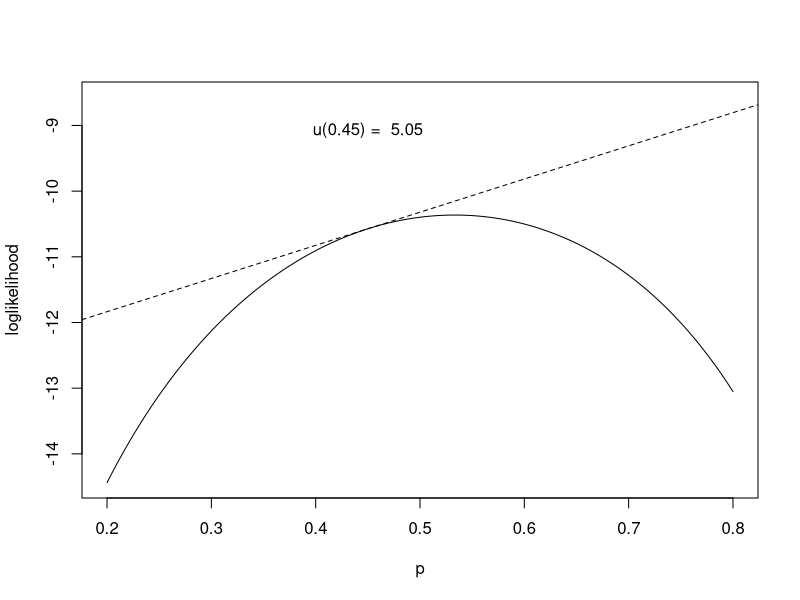
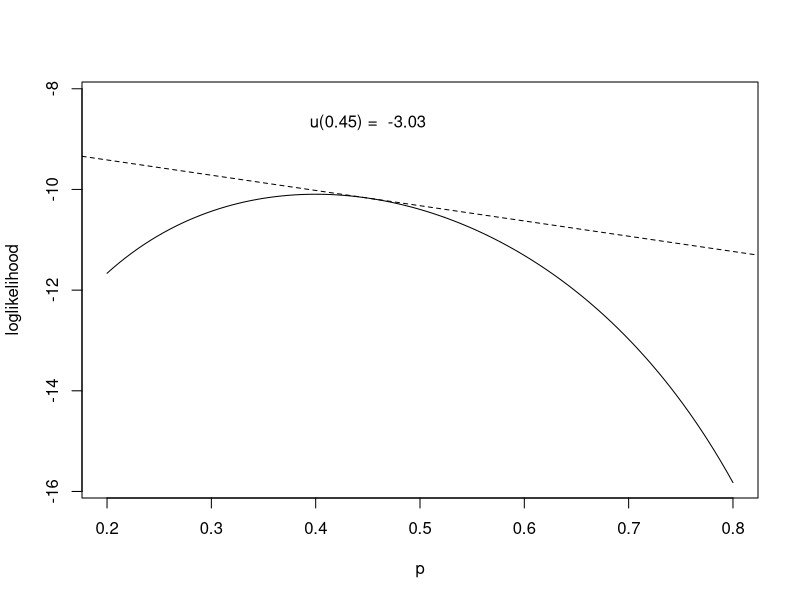
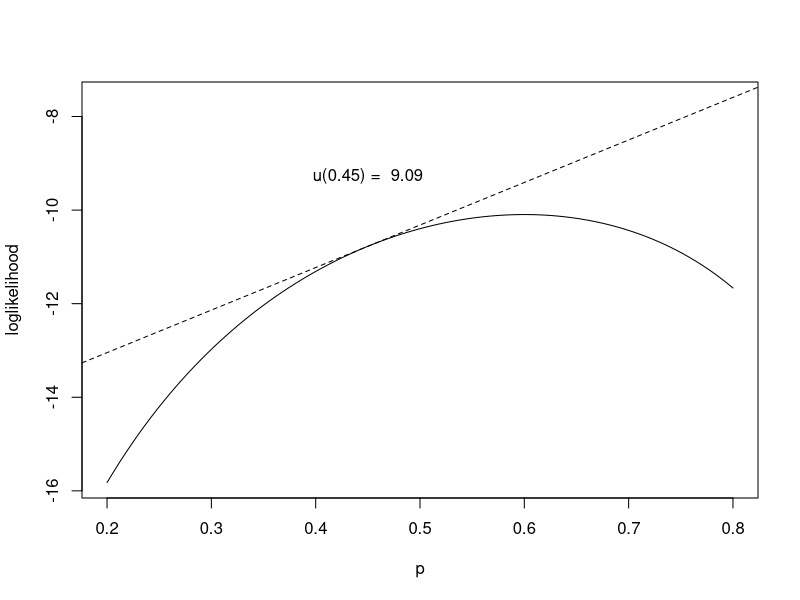
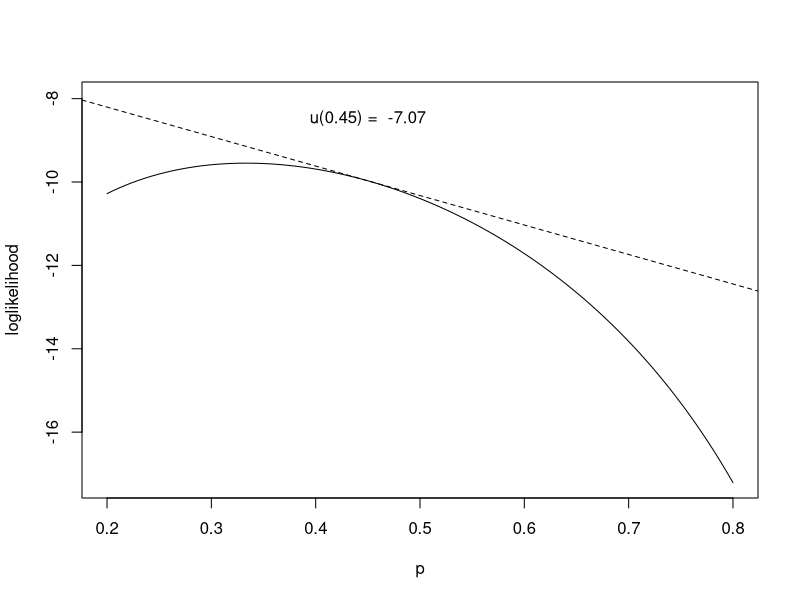
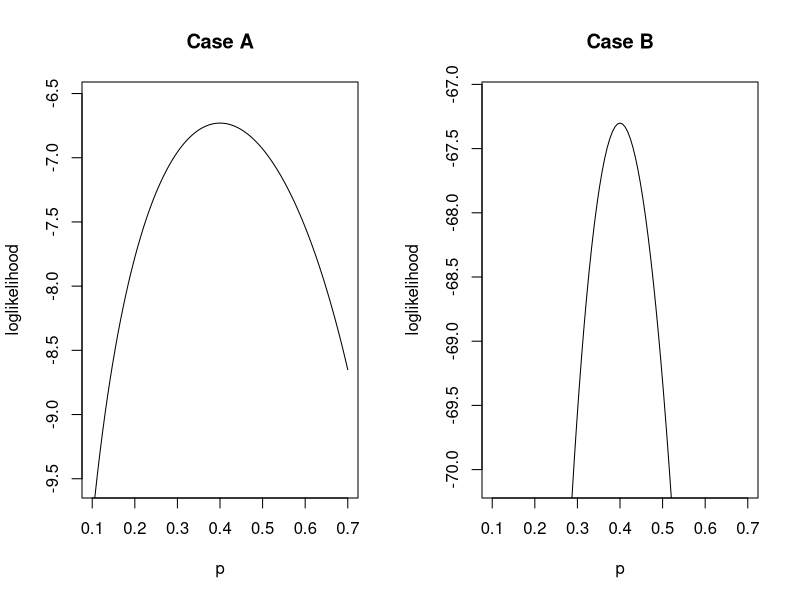

These figures' R source, in order:
## ---- chunk 1
knitr::opts_knit$set(root.dir = '../datasets')
## ---- chunk 2
set.seed(1)
x <- rbinom(15, 1, 0.45)
x
## ---- chunk 3
loglikelihood <- function(p, samp) {
  n <- length(samp)
  xbar <- mean(samp)
  n * xbar * log(p)+ n * (1 - xbar) * log(1 - p)
}
score <- function(p, samp) {
  n <- length(samp)
  xbar <- mean(samp)
  n * xbar/ p - n * (1-xbar)/(1-p)
}
samp <- x
a <- loglikelihood(0.45, samp) - 0.45 * score(0.45, samp)
b <- score(0.45, samp)
curve(loglikelihood(x, samp), 0.2, 0.8, xlab = "p", ylab = "loglikelihood",
      ylim = range(c(loglikelihood(0.2, samp), loglikelihood(0.8, samp), 
                     loglikelihood(0.45, samp) + 2,
                     a + b * 0.2, a + b * 0.8)))
text(0.45, loglikelihood(0.45, samp) + 1.5, paste("u(0.45) = ", round(b, 2)))
abline(a = a, b = b, lty = 2)
## ---- chunk 4
x <- rbinom(15, 1, 0.45)
x
## ---- chunk 5
samp <- x
a <- loglikelihood(0.45, samp) - 0.45 * score(0.45, samp)
b <- score(0.45, samp)
curve(loglikelihood(x, samp), 0.2, 0.8, xlab = "p", ylab = "loglikelihood",
      ylim = range(c(loglikelihood(0.2, samp), loglikelihood(0.8, samp), 
                     loglikelihood(0.45, samp) + 2,
                     a + b * 0.2, a + b * 0.8)))
text(0.45, loglikelihood(0.45, samp) + 1.5, paste("u(0.45) = ", round(b, 2)))
abline(a = a, b = b, lty = 2)
## ---- chunk 6
x <- rbinom(15, 1, 0.45)
x
## ---- chunk 7
samp <- x
a <- loglikelihood(0.45, samp) - 0.45 * score(0.45, samp)
b <- score(0.45, samp)
curve(loglikelihood(x, samp), 0.2, 0.8, xlab = "p", ylab = "loglikelihood",
      ylim = range(c(loglikelihood(0.2, samp), loglikelihood(0.8, samp), 
                     loglikelihood(0.45, samp) + 2,
                     a + b * 0.2, a + b * 0.8)))
text(0.45, loglikelihood(0.45, samp) + 1.5, paste("u(0.45) = ", round(b, 2)))
abline(a = a, b = b, lty = 2)
## ---- chunk 8
x <- rbinom(15, 1, 0.45)
x
## ---- chunk 9
samp <- x
a <- loglikelihood(0.45, samp) - 0.45 * score(0.45, samp)
b <- score(0.45, samp)
curve(loglikelihood(x, samp), 0.2, 0.8, xlab = "p", ylab = "loglikelihood",
      ylim = range(c(loglikelihood(0.2, samp), loglikelihood(0.8, samp), 
                     loglikelihood(0.45, samp) + 2,
                     a + b * 0.2, a + b * 0.8)))
text(0.45, loglikelihood(0.45, samp) + 1.5, paste("u(0.45) = ", round(b, 2)))
abline(a = a, b = b, lty = 2)
## ---- chunk 10
loglikelihood2 <- function(p, xbar, n) {
  n * xbar * log(p)+ n * (1 - xbar) * log(1 - p)
}
par(mfrow = c(1, 2))
curve(loglikelihood2(x, 0.4, 10), 0.1, 0.7, xlab = "p", ylab = "loglikelihood", 
      ylim = loglikelihood2(0.4, 0.4, 10) + c(-2.8, 0.2),
      main = "Case A")
curve(loglikelihood2(x, 0.4, 100), 0.1, 0.7, xlab = "p", ylab = "loglikelihood", 
      ylim = loglikelihood2(0.4, 0.4, 100) + c(-2.8, 0.2),
      main = "Case B")
## ---- chunk 11
numDeriv::hessian(loglikelihood2, 0.4, xbar = 0.4, n = 10)
numDeriv::hessian(loglikelihood2, 0.4, xbar = 0.4, n = 100)
